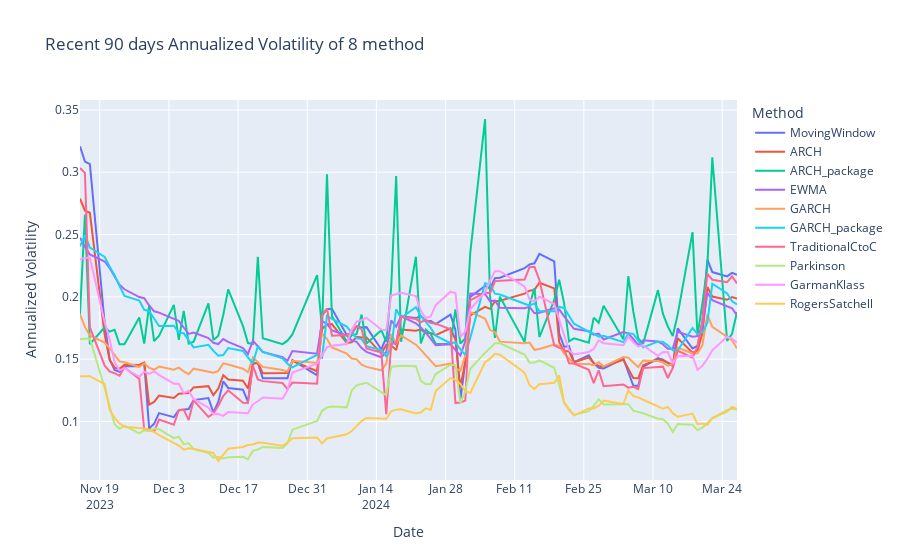

The cell this chart's notebook holds for it:
### Markdown cell above
## Visualize all together

### Code cell
visualize_together(method_li1+method_li2)
